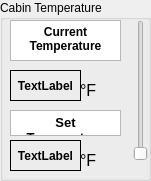
     <widget class="QGroupBox" name="temp_box">
      <property name="geometry">
       <rect>
        <x>180</x>
        <y>380</y>
        <width>151</width>
        <height>181</height>
       </rect>
      </property>
      <property name="title">
       <string>Cabin Temperature</string>
      </property>
      <widget class="QLabel" name="f_txt">
       <property name="geometry">
        <rect>
         <x>80</x>
         <y>80</y>
         <width>31</width>
         <height>21</height>
        </rect>
       </property>
       <property name="font">
        <font>
         <pointsize>12</pointsize>
        </font>
       </property>
       <property name="text">
        <string>°F</string>
       </property>
      </widget>
      <widget class="QSlider" name="temp_slider">
       <property name="geometry">
        <rect>
         <x>130</x>
         <y>20</y>
         <width>22</width>
         <height>141</height>
        </rect>
       </property>
       <property name="orientation">
        <enum>Qt::Vertical</enum>
       </property>
      </widget>
      <widget class="QLabel" name="f_txt_2">
       <property name="geometry">
        <rect>
         <x>80</x>
         <y>150</y>
         <width>31</width>
         <height>21</height>
        </rect>
       </property>
       <property name="font">
        <font>
         <pointsize>12</pointsize>
        </font>
       </property>
       <property name="text">
        <string>°F</string>
       </property>
      </widget>
      <widget class="QTextBrowser" name="current_temp_txt">
       <property name="geometry">
        <rect>
         <x>10</x>
         <y>20</y>
         <width>111</width>
         <height>41</height>
        </rect>
       </property>
       <property name="font">
        <font>
         <pointsize>11</pointsize>
         <bold>true</bold>
        </font>
       </property>
       <property name="verticalScrollBarPolicy">
        <enum>Qt::ScrollBarAlwaysOff</enum>
       </property>
       <property name="horizontalScrollBarPolicy">
        <enum>Qt::ScrollBarAlwaysOff</enum>
       </property>
       <property name="html">
        <string>&lt;!DOCTYPE HTML PUBLIC &quot;-//W3C//DTD HTML 4.0//EN&quot; &quot;http://www.w3.org/TR/REC-html40/strict.dtd&quot;&gt;
&lt;html&gt;&lt;head&gt;&lt;meta name=&quot;qrichtext&quot; content=&quot;1&quot; /&gt;&lt;meta charset=&quot;utf-8&quot; /&gt;&lt;style type=&quot;text/css&quot;&gt;
p, li { white-space: pre-wrap; }
hr { height: 1px; border-width: 0; }
li.unchecked::marker { content: &quot;\2610&quot;; }
li.checked::marker { content: &quot;\2612&quot;; }
&lt;/style&gt;&lt;/head&gt;&lt;body style=&quot; font-family:'Segoe UI'; font-size:11pt; font-weight:700; font-style:normal;&quot;&gt;
&lt;p align=&quot;center&quot; style=&quot; margin-top:0px; margin-bottom:0px; margin-left:0px; margin-right:0px; -qt-block-indent:0; text-indent:0px;&quot;&gt;&lt;span style=&quot; font-size:9pt; font-weight:696;&quot;&gt;Current Temperature&lt;/span&gt;&lt;/p&gt;&lt;/body&gt;&lt;/html&gt;</string>
       </property>
      </widget>
      <widget class="QTextBrowser" name="set_temp_txt">
       <property name="geometry">
        <rect>
         <x>10</x>
         <y>110</y>
         <width>111</width>
         <height>26</height>
        </rect>
       </property>
       <property name="font">
        <font>
         <pointsize>11</pointsize>
         <bold>true</bold>
        </font>
       </property>
       <property name="verticalScrollBarPolicy">
        <enum>Qt::ScrollBarAlwaysOff</enum>
       </property>
       <property name="horizontalScrollBarPolicy">
        <enum>Qt::ScrollBarAlwaysOff</enum>
       </property>
       <property name="html">
        <string>&lt;!DOCTYPE HTML PUBLIC &quot;-//W3C//DTD HTML 4.0//EN&quot; &quot;http://www.w3.org/TR/REC-html40/strict.dtd&quot;&gt;
&lt;html&gt;&lt;head&gt;&lt;meta name=&quot;qrichtext&quot; content=&quot;1&quot; /&gt;&lt;meta charset=&quot;utf-8&quot; /&gt;&lt;style type=&quot;text/css&quot;&gt;
p, li { white-space: pre-wrap; }
hr { height: 1px; border-width: 0; }
li.unchecked::marker { content: &quot;\2610&quot;; }
li.checked::marker { content: &quot;\2612&quot;; }
&lt;/style&gt;&lt;/head&gt;&lt;body style=&quot; font-family:'Segoe UI'; font-size:11pt; font-weight:700; font-style:normal;&quot;&gt;
&lt;p align=&quot;center&quot; style=&quot; margin-top:0px; margin-bottom:0px; margin-left:0px; margin-right:0px; -qt-block-indent:0; text-indent:0px;&quot;&gt;&lt;span style=&quot; font-family:'MS Shell Dlg 2'; font-size:10pt; font-weight:600;&quot;&gt;Set Temperature&lt;/span&gt;&lt;/p&gt;&lt;/body&gt;&lt;/html&gt;</string>
       </property>
      </widget>
      <widget class="QLabel" name="set_temp_display">
       <property name="geometry">
        <rect>
         <x>10</x>
         <y>140</y>
         <width>71</width>
         <height>31</height>
        </rect>
       </property>
       <property name="font">
        <font>
         <pointsize>9</pointsize>
         <bold>true</bold>
        </font>
       </property>
       <property name="layoutDirection">
        <enum>Qt::LeftToRight</enum>
       </property>
       <property name="frameShape">
        <enum>QFrame::Panel</enum>
       </property>
       <property name="text">
        <string>TextLabel</string>
       </property>
       <property name="alignment">
        <set>Qt::AlignCenter</set>
       </property>
       <property name="margin">
        <number>0</number>
       </property>
      </widget>
      <widget class="QLabel" name="current_temp_display">
       <property name="geometry">
        <rect>
         <x>10</x>
         <y>70</y>
         <width>71</width>
         <height>31</height>
        </rect>
       </property>
       <property name="font">
        <font>
         <pointsize>9</pointsize>
         <bold>true</bold>
        </font>
       </property>
       <property name="layoutDirection">
        <enum>Qt::LeftToRight</enum>
       </property>
       <property name="frameShape">
        <enum>QFrame::Panel</enum>
       </property>
       <property name="text">
        <string>TextLabel</string>
       </property>
       <property name="alignment">
        <set>Qt::AlignCenter</set>
       </property>
       <property name="margin">
        <number>0</number>
       </property>
      </widget>
     </widget>
